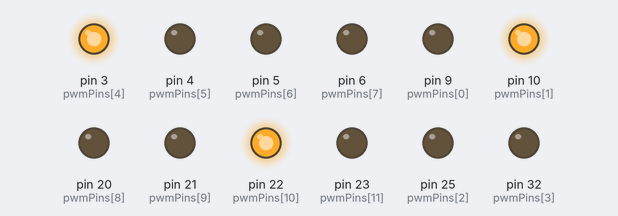
Simulated run of this sketch. Board: Arduino Mega 2560, built with avr-gcc and run on an emulated ATmega2560. Parts: output pins drawn as LEDs (lit = HIGH). What the sketch prints to the serial monitor is not drawn.

Above: at 0.1 s.
Timing chart, 0 to 1.6 s (numbered marks = the images above):
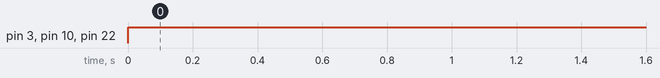

The sketch:

COB_LED_test03.ino
```cpp
/*
  COB_LED code
  Drive COB LEDs using an accelerometer
  Uses some code derived from Adafruit NeoPixel library
*/

#include <Wire.h>
#include <SPI.h>
#include <Adafruit_LIS3DH.h>
#include <Adafruit_Sensor.h>


Adafruit_LIS3DH lis2 = Adafruit_LIS3DH();
Adafruit_LIS3DH lis3 = Adafruit_LIS3DH();

int pwmPins[] = { 9, 10, 25, 32,     3, 4, 5, 6,    20, 21, 22, 23};
int redPins[] = {9, 6, 23 };
int greenPins[] = { 10, 3, 22};
int bluePins[] = { 25, 4, 21};
int whitePins[] = { 32, 5, 20 };


float accelX1, accelY1, accelZ1, lastX1, lastY1, lastZ1;
float  tiltx1, tilty1, tiltz1, angle1, tiltXY1;

int accelX2, accelY2, accelZ2, lastX2, lastY2, lastZ2, changeX2, changeY2, changeZ2;
float  tiltx2, tilty2, tiltz2, angle2, tiltXY2;

int accelX3, accelY3, accelZ3, lastX3, lastY3, lastZ3, changeX3, changeY3, changeZ3;
float  tiltx3, tilty3, tiltz3, angle3, tiltXY3;

uint8_t white, red, green, blue;

/******  DEBUGGING / PRINTING ******/
// #define DEBUG_ACCEL_RAW1 // analog accel
#define DEBUG_ACCEL_RAW2
// #define DEBUG_ACCEL_RAW3

#define DEBUG_ACCEL_TILT1
#define DEBUG_ACCEL_TILT2
#define DEBUG_ACCEL_TILT3

//#define DEBUG_ACCEL_CHANGE
// #define DEBUG_COLOR

#include "colorFunctions.h"
#include "sensorFunctions.h"


void setup() {

  Serial.begin(57600);
  Serial.println("LIS3DH test!");

  if (!lis2.begin(0x19)) {   // change this to 0x19 for alternative i2c address
    Serial.println("Couldnt start");
    // while (1);
  }
  else {
    Serial.println("LIS3DH #2 found!");
    lis2.setRange(LIS3DH_RANGE_4_G);   // 2, 4, 8 or 16 G!
  }

  if (! lis3.begin(0x18)) {   // change this to 0x19 for alternative i2c address
    Serial.println("Couldnt start");
  }
  else {
    Serial.println("LIS3DH #3 found!");
    lis3.setRange(LIS3DH_RANGE_4_G);   // 2, 4, 8 or 16 G!
  }

  for (int i = 0; i < 12; i++) {
    analogWrite(pwmPins[i], 0);
  }

}

void loop() {
  static int changeRaw, change;
  int sat;
  int angle2;
  uint32_t color;
  int angleT;

  //  readAnalogAccel1();
  //  readAccel2();
  //  readAccel3();

// color pin test
  //int pwmPins[] = { 3, 4, 5, 6,     9, 10, 25, 32,     20, 21, 22, 23};
//  for (int i = 0; i < 12; i++) {
//    Serial.print(" pin "); Serial.println(pwmPins[i]);
//  analogWrite(pwmPins[i], 255);
//    delay(5000);
//    analogWrite(pwmPins[i], 0);
//  }


//setColors(255, 0, 0, 128);
//delay(5000);
//
//setColors(0, 200, 100, 0);
//delay(5000);
//
//setColors(255, 0, 255, 0);
//delay(5000);

setColors(0, 255, 0, 0);
delay(5000);

return;


  angle2 = (angle2 + 3.14) * 255.0 / (2 * PI); // map angle to 0-255 for HSV function

  changeRaw = ((changeX2 + changeY2) / 3.0) - 100;
  changeRaw = constrain(changeRaw, 0, 255);
  Serial.print("  changeRaw  "); Serial.println(changeRaw);
  //delay(500);

  if (changeRaw ) {
    angle2 = (angle2 + 3.14) * 255.0 / (2 * PI); // map angle to 0-255 for HSV function

    sat = constrain (((abs(tiltx2) * 6 + abs(tilty2) * 4) * 255), 0, 255);
    color = HSV(angle2, sat, 255);
    white = color >> 24;
    red = color >> 16;
    green = color >> 8;
    blue = color;
    int j = changeRaw;
    for (float i = changeRaw; i > 0.1; i *= 0.995) {
      //  readAccel();
      changeRaw = ((changeX2 + changeY2) / 3.0) - 100;
      //  if (changeRaw > 220) return;
      angleT = (int)(angle2 + (i / 3.0)) % 255;
      color = HSV(angleT , sat, (255 * i) / changeRaw);

      white = color >> 24;
      red = color >> 16;
      green = color >> 8;
      blue = color;


      //      int   whiteT = (((float)white * i) / (float)j);
      //      int     redT = (((float)red * i) / (float)j);
      //      int     greenT = (((float)green * i) / (float)j);
      //      int    blueT = (((float)blue * i) / (float)j);

//      analogWrite(whitePin, white);
//      analogWrite(redPin, red) ;
//      analogWrite(greenPin, green );
//      analogWrite(bluePin, blue);


#ifdef DEBUG_COLOR

      //      Serial.print(" white  "); Serial.print(white);
      //      Serial.print(" red  "); Serial.print(redT);
      //      Serial.print("  green  "); Serial.print(greenT);
      //      Serial.print("  blue  "); Serial.println(blueT);

#endif
      delay(1);

    }
    color = HSV(angle2 , 255, 255);

    white = color >> 24;
    red = color >> 16;
    green = color >> 8;
    blue = color;


//    analogWrite(whitePin, white);
//    analogWrite(redPin, red) ;
//    analogWrite(greenPin, green );
//    analogWrite(bluePin, blue);
//
//    delay(20);
//
//    analogWrite(whitePin, 0);
//    analogWrite(redPin, 0) ;
//    analogWrite(greenPin, 0 );
//    analogWrite(bluePin, 0);


  }

  change =  smooth(changeRaw, 0.8, change);


  sat = constrain (((abs(tiltx2) * 2 + abs(tilty2) * 2) * 255), 0, 255);
  color = HSV(angle2, sat, change);
  white = color >> 24;
  red = color >> 16;
  green = color >> 8;
  blue = color;

  //
  //  analogWrite(whitePin, white);
  //  analogWrite(redPin, red);
  //  analogWrite(greenPin, green);
  //  analogWrite(bluePin, blue);

#ifdef DEBUG_COLOR
  Serial.print("  changeRaw  "); Serial.print(changeRaw);
  Serial.print("  angle  "); Serial.print(angle);
  Serial.print("  tangle2  "); Serial.print(angle2);
  Serial.print("  sat  "); Serial.print(sat);
  Serial.print(" white  "); Serial.print(white);
  Serial.print(" red  "); Serial.print(red);
  Serial.print("  green  "); Serial.print(green);
  Serial.print("  blue  "); Serial.println(blue);

#endif


}
```

colorFunctions.h
```cpp
// Simple HSV function
// Doesn't address white channel yet
uint32_t HSV(byte Hue, byte Sat, byte Value ) {
  float white, red, green, blue,  total;
  int lowSatRed, lowSatGreen, lowSatBlue;


  if (Hue < 100) {   // 0 - 100 red to yellows to green
    red = (255 - Hue * 255.0 / 100.0) * (Value / 255.0);
    green =  (Hue * 255.0 / 100.0) * (Value / 255.0);
    blue = 0;
    // compute sat from total red & green vals
    total = red + green + blue;
    //now linear average between all chans equal (no sat) and brightest sat
    lowSatRed = lowSatGreen = lowSatBlue = total / 3;

    red = (Sat * red) / 255  +  ((255 - Sat) * lowSatRed) / 255;
    green = (Sat * green) / 255  +  ((255 - Sat) * lowSatGreen) / 255;
    blue = (Sat * blue) / 255  +  ((255 - Sat) * lowSatBlue) / 255;

    white = ((255.0 - Sat) * Value) / 512.0;

    return ((uint32_t)white << 24) + ((uint32_t)red << 16) + ((uint32_t)green << 8) + (uint32_t)blue;
  }

  if (Hue < 175) {  // 75  green to blue
    Hue -= 100;
    red = 0;
    green =  (255 - Hue * 255.0 / 75.0) * (Value / 255.0);
    blue = (Hue * 255.0 / 75.0) * (Value / 255.0) ;

    total = red + green + blue;
    lowSatRed = lowSatGreen = lowSatBlue = total / 3;

    red = (Sat * red) / 255  +  ((255 - Sat) * lowSatRed) / 255;
    green = (Sat * green) / 255  +  ((255 - Sat) * lowSatGreen) / 255;
    blue = (Sat * blue) / 255  +  ((255 - Sat) * lowSatBlue) / 255;

    white = ((255.0 - Sat) * Value) / 512.0;

    return ((uint32_t)white << 24) + ((uint32_t)red << 16) + ((uint32_t)green << 8) + (uint32_t)blue;
    //return strip.Color(0, 255 - Hue * 3.64285714, Hue * 3.64285714,  0);
  }

  Hue -= 175;     // 80 blue to purple to red
  red = (Hue * 255.0 / 80.0) * (Value / 255.0);
  green = 0;
  blue = (255 - Hue * 255.0 / 80.0) * (Value / 255.0);

  total = red + green + blue;
  lowSatRed = lowSatGreen = lowSatBlue = total / 3;

  red = (Sat * red) / 255  +  ((255 - Sat) * lowSatRed) / 255;
  green = (Sat * green) / 255  +  ((255 - Sat) * lowSatGreen) / 255;
  blue = (Sat * blue) / 255  +  ((255 - Sat) * lowSatBlue) / 255;

  white = ((255.0 - Sat) * Value) / 512.0;
  return ((uint32_t)white << 24) + ((uint32_t)red << 16) + ((uint32_t)green << 8) + (uint32_t)blue;
  //return strip.Color(Hue * 3.4, 0, 255 - Hue * 3.4,  0);
}

void setColors( uint8_t red,  uint8_t green,  uint8_t blue ,  uint8_t white) {

  for (int i = 0; i < 3; i++) {
    analogWrite(greenPins[i], green);
    analogWrite(redPins[i], red);

    analogWrite(bluePins[i], blue);
    analogWrite(whitePins[i], white);
  }

}
```

sensorFunctions.h
```cpp
void  readAnalogAccel1() {
  accelX1 = analogRead(16);      // read analog pin for x raw
  accelY1 = analogRead(15);      // read analog pin for y raw
  accelZ1 = analogRead(14);      // read analog pin for z raw

#ifdef DEBUG_ACCEL_RAW1  // prints only if defined above
  Serial.print(" xr ");
  Serial.print(accelX1);  // 238   718
  Serial.print("\t");
  Serial.print(" yr ");
  Serial.print(accelY1);  // 290    776
  Serial.print("\t");
  Serial.print(" zr ");
  Serial.print(accelZ1);  // 190   670
  Serial.println("\t");
#endif

  //  x = (accelX1 - xMid) / (float)xRng;  //shift range down by midpoint for signed result
  accelX1 = (accelX1 - 478.0) / 480.0;  //shift range down by midpoint for signed result
  //  y = (accelY1 - yMid) / (float)yRng;
  accelY1 = (accelY1 - 533.0) / 486.0;
  //  z = (accelZ1 - zMid) / (float)zRng;
  accelZ1   = (accelZ1 - 430.0) / 480.0;
  //

#ifdef DEBUG_ACCEL_RAW1  // prints only if defined above
  Serial.print(" xr ");
  Serial.print(accelX1);  //238  718
  Serial.print("\t");
  Serial.print(" yr ");
  Serial.print(accelY1);  //290  776
  Serial.print("\t");
  Serial.print(" zr ");
  Serial.print(accelZ1);  //190        670
  Serial.println("\t");
#endif


  // you might want to comment out tilt calculations below that you are not using as these
  // floating point trig calculations are fairly slow.
  tiltx1 = atan2((float)accelX1, sqrt(((float)accelY1 * (float)accelY1) + ((float)accelZ1 * (float)accelZ1)));
  tilty1 = atan2((float)accelY1, sqrt(((float)accelX1 * (float)accelX1) + ((float)accelZ1 * (float)accelZ1)));
  tiltz1 = atan2((float)accelZ1, sqrt(((float)accelY1 * (float)accelY1) + ((float)accelX1 * (float)accelX1)));
  angle1 = atan2(tilty1, tiltx1);
  tiltXY1 = abs(tilty1) + abs(tiltx1);

#ifdef DEBUG_ACCEL_TILT1
//  Serial.print(" tiltx1  "); Serial.print(tiltx1);
//  Serial.print("  \ttilty1  "); Serial.print(tilty1);
//  Serial.print("  \ttiltz1  "); Serial.print(tiltz1);
  Serial.print("  \tangle1  "); Serial.print(angle1);
  Serial.print("  \ttiltXY1  "); Serial.println(tiltXY1);
#endif

}


void readAccel2() {

  lis2.read();      // get X Y and Z data at once

  accelX2 = lis2.x ;
  accelY2 = lis2.y ;
  accelZ2 = lis2.z ;

  changeX2 = abs(lastX2 - accelX2);
  changeY2 = abs(lastY2 - accelY2);
  changeZ2 = abs(lastZ2 - accelZ2);

  lastX2 = accelX2;
  lastY2 = accelY2;
  lastZ2 = accelZ2;

  tiltx2 = atan2((float)accelX2, sqrt(((float)accelY2 * (float)accelY2) + ((float)accelZ2 * (float)accelZ2)));
  tilty2 = atan2((float)accelY2, sqrt(((float)accelX2 * (float)accelX2) + ((float)accelZ2 * (float)accelZ2)));
  tiltz2 = atan2((float)accelZ2, sqrt(((float)accelY2 * (float)accelY2) + ((float)accelX2 * (float)accelX2)));
  angle2 = atan2(tilty2, tiltx2);
  tiltXY2 = abs(tilty2) + abs(tiltx2);

#ifdef define DEBUG_ACCEL_RAW2  // Then print out the raw data
  Serial.print("X:  "); Serial.print(lis2.x);
  Serial.print("  \tY:  "); Serial.print(lis2.y);
  Serial.print("  \tZ:  "); Serial.print(lis2.z);
#endif

#ifdef DEBUG_ACCEL_TILT2
//  Serial.print(" tiltx2  "); Serial.print(tiltx2);
//  Serial.print("  \ttilty2  "); Serial.print(tilty2);
//  Serial.print("  \ttiltz2  "); Serial.print(tiltz2);
  Serial.print("  \tangle2  "); Serial.print(angle2);
    Serial.print("  \t tiltXY2  "); Serial.println(tiltXY2);
#endif

#ifdef DEBUG_ACCEL_CHANGE
  Serial.print(" changeX  ");      Serial.print(changeX);
  Serial.print("  \tchangeY  ");   Serial.print(changeY);
  Serial.print("  \tchangez  "); Serial.println(changeZ);
#endif

}

void readAccel3() {

  lis3.read();      // get X Y and Z data at once

  accelX3 = lis3.x ;
  accelY3 = lis3.y ;
  accelZ3 = lis3.z ;

  changeX3 = abs(lastX3 - accelX3);
  changeY3 = abs(lastY3 - accelY3);
  changeZ3 = abs(lastZ3 - accelZ3);

  lastX3 = accelX3;
  lastY3 = accelY3;
  lastZ3 = accelZ3;

  tiltx3 = atan2((float)accelX3, sqrt(((float)accelY3 * (float)accelY3) + ((float)accelZ3 * (float)accelZ3)));
  tilty3 = atan2((float)accelY3, sqrt(((float)accelX3 * (float)accelX3) + ((float)accelZ3 * (float)accelZ3)));
  tiltz3 = atan2((float)accelZ3, sqrt(((float)accelY3 * (float)accelY3) + ((float)accelX3 * (float)accelX3)));
  angle3 = atan2(tilty3, tiltx3);
  tiltXY3 = abs(tilty3) + abs(tiltx3);

#ifdef define DEBUG_ACCEL_RAW3  // Then print out the raw data
  Serial.print("X:  "); Serial.print(lis3.x);
  Serial.print("  \tY:  "); Serial.print(lis3.y);
  Serial.print("  \tZ:  "); Serial.print(lis3.z);
#endif

#ifdef DEBUG_ACCEL_TILT3
//  Serial.print(" tiltx3  "); Serial.print(tiltx3);
//  Serial.print("  \ttilty3  "); Serial.print(tilty3);
//  Serial.print("  \ttiltz3  "); Serial.print(tiltz3);
  Serial.print("  \tangle3  "); Serial.print(angle3);
    Serial.print("  \t tiltXY3  "); Serial.println(tiltXY3);
#endif

#ifdef DEBUG_ACCEL_CHANGE
  Serial.print(" changeX  ");      Serial.print(changeX);
  Serial.print("  \tchangeY  ");   Serial.print(changeY);
  Serial.print("  \tchangez  "); Serial.println(changeZ);
#endif

}


int smooth(int data, float filterVal, float smoothedVal) {


  if (filterVal > 1) {     // check to make sure param's are within range
    filterVal = .99;
  }
  else if (filterVal <= 0) {
    filterVal = 0;
  }

  smoothedVal = (data * (1 - filterVal)) + (smoothedVal  *  filterVal);

  return (int)smoothedVal;
}
```

Measured:
- by itself, pin 3 (pwmPins[4]), pin 10 (pwmPins[1]), pin 22 (pwmPins[10]): LOW → HIGH at 0.00 s
